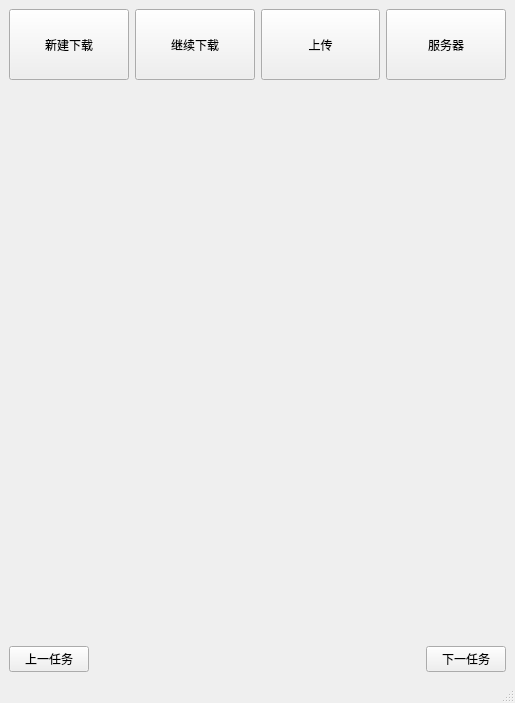
<?xml version="1.0" encoding="UTF-8"?>
<ui version="4.0">
 <class>MainWindow</class>
 <widget class="QMainWindow" name="MainWindow">
  <property name="geometry">
   <rect>
    <x>0</x>
    <y>0</y>
    <width>515</width>
    <height>703</height>
   </rect>
  </property>
  <property name="windowTitle">
   <string>MainWindow</string>
  </property>
  <widget class="QWidget" name="centralwidget">
   <layout class="QVBoxLayout" name="verticalLayout">
    <item>
     <layout class="QHBoxLayout" name="horizontalLayout_3">
      <item>
       <widget class="QPushButton" name="newBtn">
        <property name="minimumSize">
         <size>
          <width>0</width>
          <height>71</height>
         </size>
        </property>
        <property name="maximumSize">
         <size>
          <width>9999999</width>
          <height>71</height>
         </size>
        </property>
        <property name="text">
         <string>新建下载</string>
        </property>
        <property name="icon">
         <iconset resource="res.qrc">
          <normaloff>:/icon/res/1228973.png</normaloff>:/icon/res/1228973.png</iconset>
        </property>
        <property name="iconSize">
         <size>
          <width>30</width>
          <height>30</height>
         </size>
        </property>
       </widget>
      </item>
      <item>
       <widget class="QPushButton" name="addBtn">
        <property name="minimumSize">
         <size>
          <width>0</width>
          <height>71</height>
         </size>
        </property>
        <property name="maximumSize">
         <size>
          <width>16777215</width>
          <height>71</height>
         </size>
        </property>
        <property name="text">
         <string>继续下载</string>
        </property>
        <property name="icon">
         <iconset resource="res.qrc">
          <normaloff>:/icon/res/1228983.png</normaloff>:/icon/res/1228983.png</iconset>
        </property>
        <property name="iconSize">
         <size>
          <width>30</width>
          <height>30</height>
         </size>
        </property>
       </widget>
      </item>
      <item>
       <widget class="QPushButton" name="uploadButton">
        <property name="enabled">
         <bool>true</bool>
        </property>
        <property name="minimumSize">
         <size>
          <width>0</width>
          <height>71</height>
         </size>
        </property>
        <property name="text">
         <string>上传</string>
        </property>
        <property name="icon">
         <iconset resource="res.qrc">
          <normaloff>:/icon/res/1237022.png</normaloff>:/icon/res/1237022.png</iconset>
        </property>
        <property name="iconSize">
         <size>
          <width>30</width>
          <height>30</height>
         </size>
        </property>
       </widget>
      </item>
      <item>
       <widget class="QPushButton" name="btnServer">
        <property name="minimumSize">
         <size>
          <width>0</width>
          <height>71</height>
         </size>
        </property>
        <property name="text">
         <string>服务器</string>
        </property>
        <property name="icon">
         <iconset resource="res.qrc">
          <normaloff>:/icon/res/1230429.png</normaloff>:/icon/res/1230429.png</iconset>
        </property>
        <property name="iconSize">
         <size>
          <width>30</width>
          <height>30</height>
         </size>
        </property>
       </widget>
      </item>
     </layout>
    </item>
    <item>
     <widget class="QStackedWidget" name="stackedWidget">
      <property name="autoFillBackground">
       <bool>false</bool>
      </property>
      <property name="styleSheet">
       <string notr="true"/>
      </property>
      <property name="currentIndex">
       <number>-1</number>
      </property>
     </widget>
    </item>
    <item>
     <layout class="QHBoxLayout" name="horizontalLayout">
      <item>
       <widget class="QPushButton" name="pushButton">
        <property name="text">
         <string>上一任务</string>
        </property>
        <property name="icon">
         <iconset resource="res.qrc">
          <normaloff>:/icon/res/1228977.png</normaloff>:/icon/res/1228977.png</iconset>
        </property>
        <property name="autoDefault">
         <bool>false</bool>
        </property>
       </widget>
      </item>
      <item>
       <spacer name="horizontalSpacer">
        <property name="orientation">
         <enum>Qt::Horizontal</enum>
        </property>
        <property name="sizeHint" stdset="0">
         <size>
          <width>40</width>
          <height>20</height>
         </size>
        </property>
       </spacer>
      </item>
      <item>
       <widget class="QPushButton" name="pushButton_2">
        <property name="text">
         <string>下一任务</string>
        </property>
        <property name="icon">
         <iconset resource="res.qrc">
          <normaloff>:/icon/res/1229004.png</normaloff>:/icon/res/1229004.png</iconset>
        </property>
       </widget>
      </item>
     </layout>
    </item>
   </layout>
  </widget>
  <widget class="QStatusBar" name="statusBar"/>
 </widget>
 <resources>
  <include location="res.qrc"/>
 </resources>
 <connections/>
</ui>
